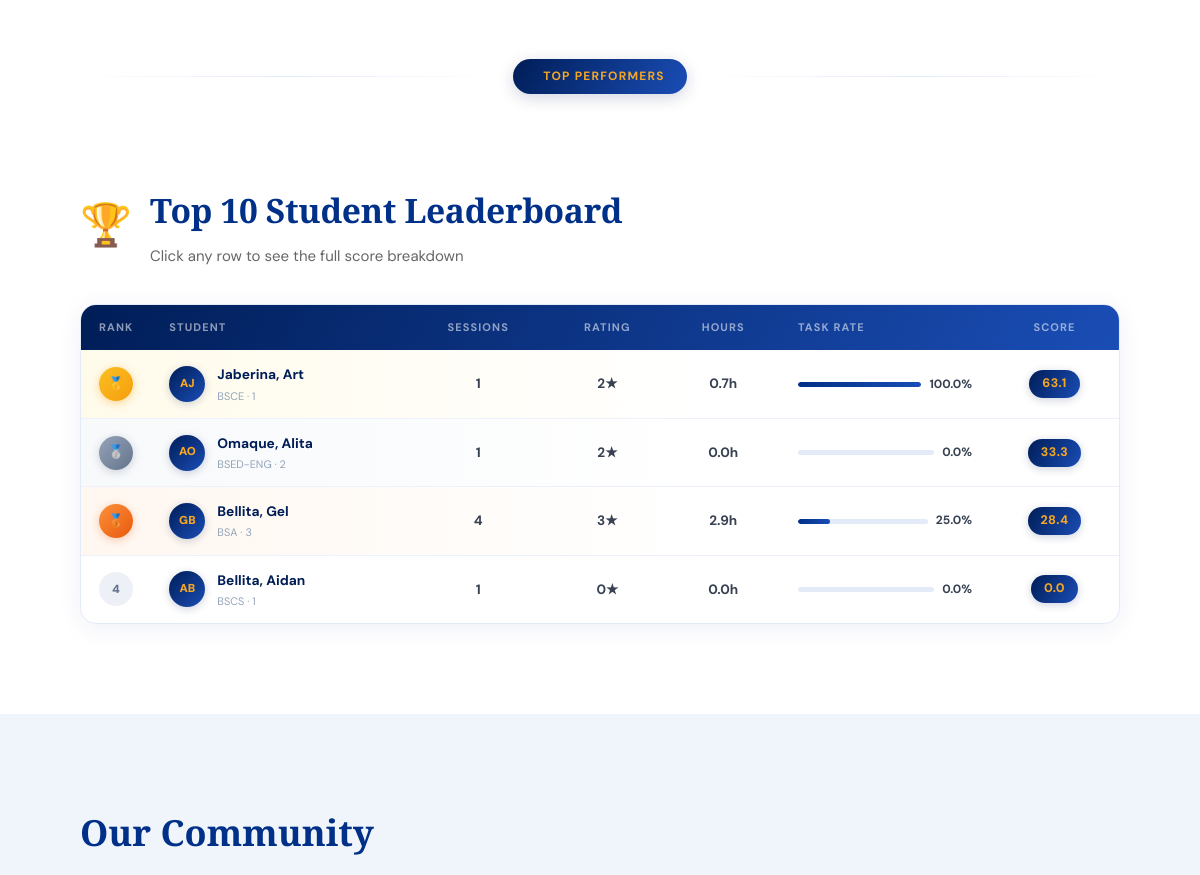
Before: / (middle part) with the older database file.
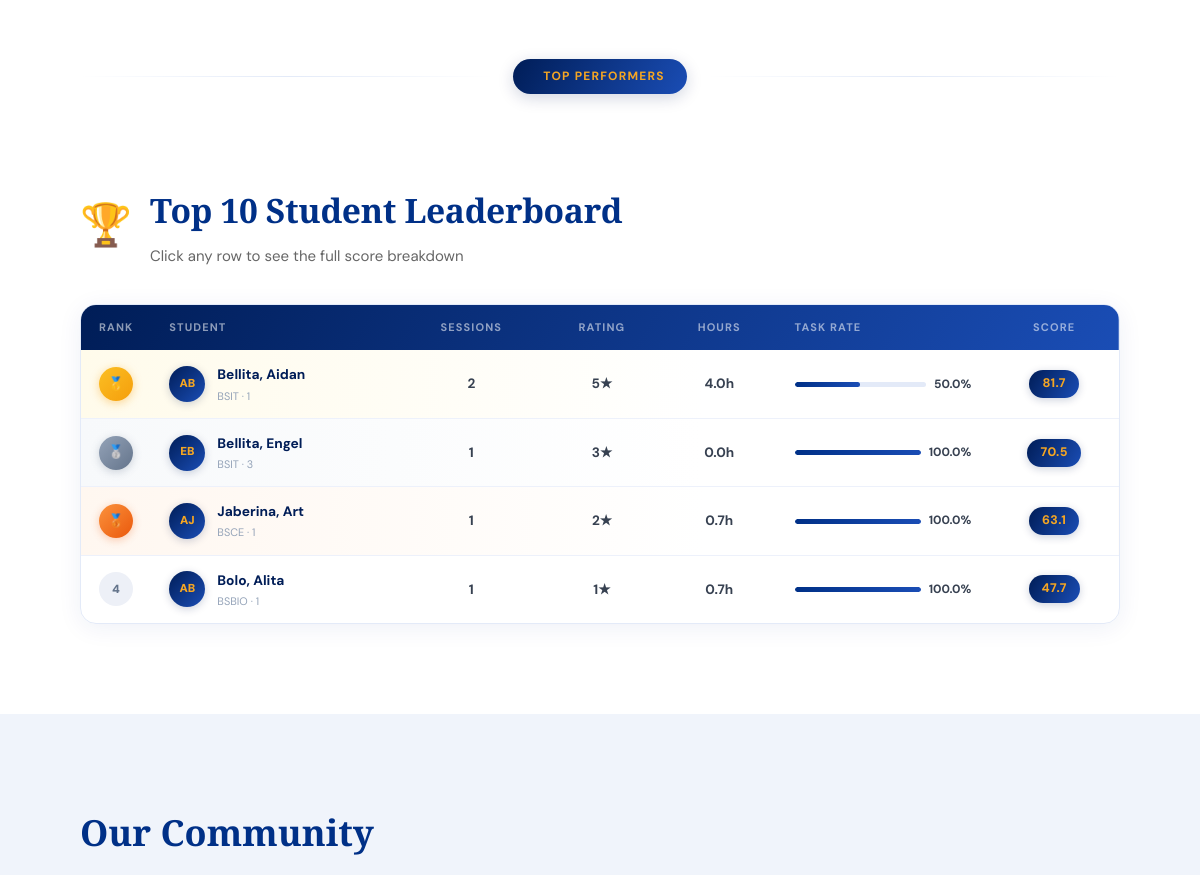
After: the same page with the newer database file.
### tables this page shows
CREATE TABLE users (
            idNumber      TEXT PRIMARY KEY,
            firstName     TEXT,
            middleName    TEXT,
            lastName      TEXT,
            email         TEXT UNIQUE,
            yearLevel     TEXT,
            course        TEXT,
            address       TEXT,
            password      TEXT,
            profileImage  TEXT,
            sessions      INTEGER DEFAULT 30
        );

### app.py (the view)
@app.route("/")
def landing():
    conn        = get_db_connection()
    leaderboard = build_leaderboard(conn, limit=10)
    conn.close()
    return render_template("landing_page/landingPage.html", leaderboard=leaderboard)

### app.py (called while the page is built)
def get_db_connection():
    conn = sqlite3.connect("SitIn.db")
    conn.row_factory = sqlite3.Row
    conn.execute("PRAGMA journal_mode=WAL")
    return conn

@app.context_processor
def inject_admin_notifs():
    if session.get("is_admin"):
        return get_admin_notification_counts()
    return {"new_reservations": 0, "new_feedbacks": 0}

### templates/landing_page/landingPage.html (shortened to what this page needs)
{% extends 'landing_page/layout.html' %}
{% block page_styles %}
<link rel="stylesheet" href="{{ url_for('static', filename='css/landing.css') }}">
{% endblock %}
{% block content %}
    <section class="about-section" id="about">
    </section>
    <div class="section-divider">
        <div class="section-divider-line"></div>
        <div class="section-divider-badge">
            Top Performers
        </div>
        <div class="section-divider-line"></div>
    </div>
    <section class="landing-lb-section" id="leaderboard">
        <div class="landing-lb-inner">
            <div class="landing-lb-header">
                <div class="landing-lb-title-wrap">
                    <div class="landing-lb-trophy">🏆</div>
                    <div>
                        <h2 class="landing-lb-title">Top 10 Student Leaderboard</h2>
                        <p class="landing-lb-sub">Click any row to see the full score breakdown</p>
                    </div>
                </div>
            </div>
            {% if leaderboard %}
            <div class="landing-lb-table-wrap">
                <table class="landing-lb-table">
                    <thead>
                        <tr>
                            <th style="width:56px">Rank</th>
                            <th>Student</th>
                            <th style="text-align:center">Sessions</th>
                            <th style="text-align:center">Rating</th>
                            <th style="text-align:center">Hours</th>
                            <th style="min-width:130px">Task Rate</th>
                            <th style="text-align:center">Score</th>
                        </tr>
                    </thead>
                    <tbody>
                        {% for s in leaderboard %}
                        <tr class="{% if loop.index == 1 %}rank-1{% elif loop.index == 2 %}rank-2{% elif loop.index == 3 %}rank-3{% endif %}"
                            data-student='{{ s | tojson }}'
                            data-rank="{{ loop.index }}"
                            style="cursor:pointer">
                            <td>
                                <div class="landing-rank-badge {% if loop.index == 1 %}r1{% elif loop.index == 2 %}r2{% elif loop.index == 3 %}r3{% else %}rn{% endif %}">
                                    {% if loop.index == 1 %}🥇
                                    {% elif loop.index == 2 %}🥈
                                    {% elif loop.index == 3 %}🥉
                                    {% else %}{{ loop.index }}{% endif %}
                                </div>
                            </td>
                            <td>
                                <div class="landing-lb-student-cell">
                                    <div class="landing-lb-avatar">{{ s['firstName'][0] }}{{ s['lastName'][0] }}</div>
                                    <div>
                                        <div class="landing-lb-student-name">{{ s['lastName'] }}, {{ s['firstName'] }}</div>
                                        <div class="landing-lb-student-info">{{ s['course'] }} · {{ s['yearLevel'] }}</div>
                                    </div>
                                </div>
                            </td>
                            <td class="landing-lb-num-cell">{{ s['total_sessions'] }}</td>
                            <td class="landing-lb-num-cell">{{ s['total_admin_rating'] }}★</td>
                            <td class="landing-lb-num-cell">{{ "%.1f"|format(s['total_minutes'] / 60) }}h</td>
                            <td>
                                <div class="landing-taskrate-wrap">
                                    <div class="landing-taskrate-bar">
                                        <div class="landing-taskrate-fill" style="width:{{ s['task_rate'] }}%"></div>
                                    </div>
                                    <span class="landing-taskrate-pct">{{ s['task_rate'] }}%</span>
                                </div>
                            </td>
                            <td style="text-align:center">
                                <span class="landing-score-badge">{{ s['composite'] }}</span>
                            </td>
                        </tr>
                        {% endfor %}
                    </tbody>
                </table>
            </div>
            {% else %}
            <div class="landing-lb-empty">
                <span style="font-size:2.5rem">🏆</span>
                <p>The leaderboard will populate once students have completed sit-in sessions.</p>
            </div>
            {% endif %}
        </div>
    </section>
    <section class="community-section" id="community">
        <div class="community-inner">
            <h2>Our Community</h2>
        </div>
    </section>
{% endblock %}

### templates/landing_page/layout.html (shortened to what this page needs)
<!DOCTYPE html>
<html lang="en">
<head>
    <link rel="stylesheet" href="{{ url_for('static', filename='css/layout.css') }}">
    {% block page_styles %}{% endblock %}
</head>
<body class="{% block body_class %}{% endblock %}">
    {% block content %}{% endblock %}
</body>
</html>

### static/css/layout.css (style rules this page uses)
*, *::before, *::after { margin: 0; padding: 0; box-sizing: border-box; }
body { font-family: 'DM Sans', sans-serif; background: #f0f4fb; color: #1a1a2e; line-height: 1.6; }

Changed rows visible on the page:
removed users: s "A", s "O", lastName "Omaque", firstName "Alita", course "BSED-ENG", yearLevel "2", total_sessions "1", total_admin_rating "2", s "0.0", task_rate "0.0", composite "33.3"
removed users: s "G", s "B", lastName "Bellita", firstName "Gel", course "BSA", yearLevel "3", total_sessions "4", total_admin_rating "3", s "2.9", task_rate "25.0", composite "28.4"
changed users "Aidan": course "BSCS" → "BSIT"; total_sessions "1" → "2"; total_admin_rating "0" → "5"; s "0.0" → "4.0"; task_rate "0.0" → "50.0"; composite "0.0" → "81.7"; now shows "🥇"; moves up the list
added users: s "E", s "B", lastName "Bellita", firstName "Engel", course "BSIT", yearLevel "3", total_sessions "1", total_admin_rating "3", s "0.0", task_rate "100.0", composite "70.5"
computed for users "Jaberina": text "🥇" → "🥉"
added users: s "A", s "B", lastName "Bolo", firstName "Alita", course "BSBIO", yearLevel "1", total_sessions "1", total_admin_rating "1", s "0.7", task_rate "100.0", composite "47.7"
